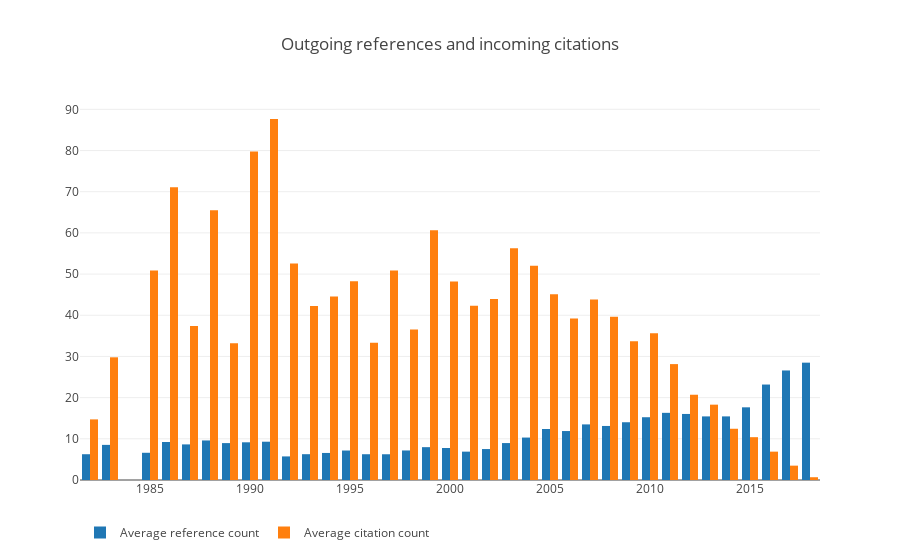

The cell this chart's notebook holds for it:
### Code cell
ref = pd.merge(left=chi_ref, right=chi, left_on='citingid', right_on='paperid', suffixes=('_ref','_chi'), how='right')
ref = ref.groupby(['year_chi', 'paperid_chi']).count().reset_index()\
         .groupby('year_chi')[['paperid_ref']].mean()

cite = pd.merge(left=chi_cite, right=chi, left_on='citedid', right_on='paperid', suffixes=('_cite','_chi'), how='right')
cite = cite.groupby(['year_chi', 'paperid_chi']).count().reset_index()\
           .groupby('year_chi')[['paperid_cite']].mean()

trace0 = go.Bar(x=ref.index,
                y=ref['paperid_ref'],
                name='Average reference count')

trace1 = go.Bar(x=cite.index,
                y=cite['paperid_cite'],
               name='Average citation count')

layout = go.Layout(title='Outgoing references and incoming citations',
                   legend=dict(orientation='h'))

fig = go.Figure(data=[trace0,trace1], layout=layout)
plotly.offline.iplot(fig)
pio.write_image(fig, 'reports/images/chi_refcite.png')

### Figure 1 — Plotly figure (JSON) as saved in the notebook; plotly's stock layout.template omitted (floating-point values rounded to 4 significant figures)
{"data": [{"name": "Average reference count", "type": "bar", "uid": "c56f1570-e393-4dfc-b79d-2ba39c332027", "x": [1982, 1983, 1985, 1986, 1987, 1988, 1989, 1990, 1991, 1992, 1993, 1994, 1995, 1996, 1997, 1998, 1999, 2000, 2001, 2002, 2003, 2004, 2005, 2006, 2007, 2008, 2009, 2010, 2011, 2012, 2013, 2014, 2015, 2016, 2017, 2018], "y": [6.258, 8.526, 6.61, 9.222, 8.644, 9.604, 8.959, 9.155, 9.296, 5.729, 6.267, 6.567, 7.158, 6.257, 6.25, 7.172, 7.973, 7.766, 6.885, 7.514, 8.967, 10.31, 12.38, 11.89, 13.5, 13.12, 14.03, 15.24, 16.31, 16.04, 15.44, 15.44, 17.65, 23.18, 26.6, 28.49]}, {"name": "Average citation count", "type": "bar", "uid": "12fa033a-a4f0-4344-9b0e-7b4673536bbb", "x": [1982, 1983, 1985, 1986, 1987, 1988, 1989, 1990, 1991, 1992, 1993, 1994, 1995, 1996, 1997, 1998, 1999, 2000, 2001, 2002, 2003, 2004, 2005, 2006, 2007, 2008, 2009, 2010, 2011, 2012, 2013, 2014, 2015, 2016, 2017, 2018], "y": [14.72, 29.79, 50.85, 71.09, 37.39, 65.52, 33.21, 79.76, 87.65, 52.56, 42.24, 44.57, 48.23, 33.35, 50.88, 36.54, 60.67, 48.2, 42.28, 43.97, 56.26, 52.03, 45.09, 39.2, 43.8, 39.65, 33.72, 35.63, 28.14, 20.7, 18.29, 12.44, 10.4, 6.887, 3.485, 0.6733]}], "layout": {"legend": {"orientation": "h"}, "title": {"text": "Outgoing references and incoming citations"}}}
